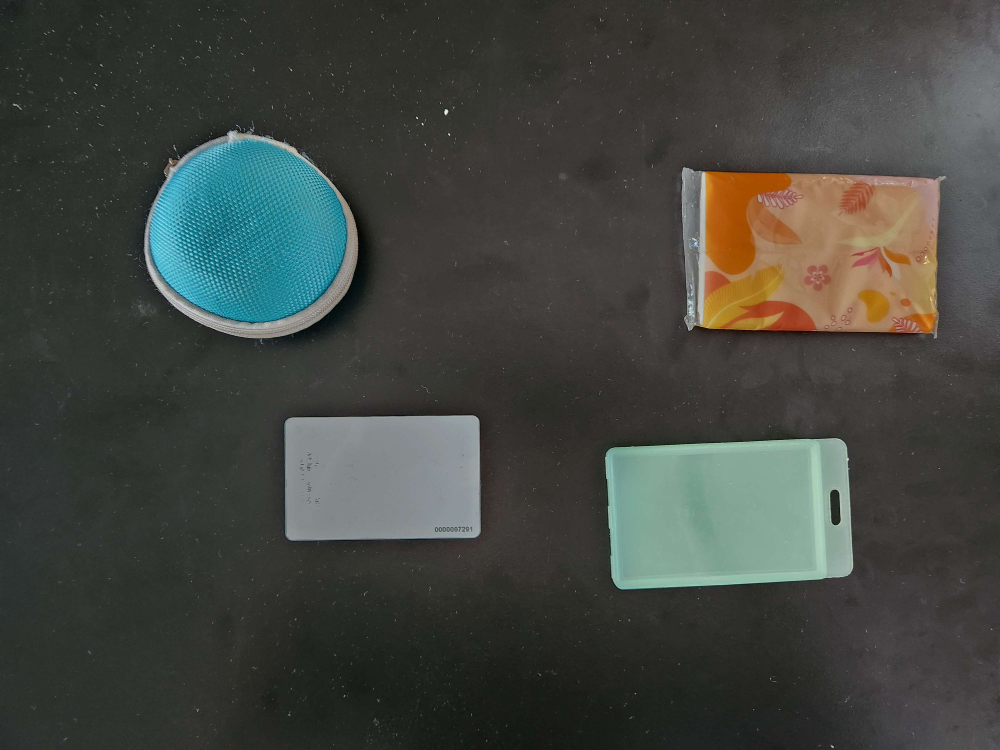
#> input picture image2.jpg, 4000 x 3000 px (shown at 1/4 size)
$ python image2.py
#> lines starting #> are read from the running program, lines starting #| are printed output that depends on the picture; after the words box and inside, x2 and y2 are one past the last pixel; in counts of white or black regions, pixels touching at a corner belong together; long printed decimals are rounded
import cv2
import numpy as np

#denoise
img = cv2.imread("image2.jpg")
#> img is the input picture: shape (3000, 4000, 3); mean B, G, R 64, 69.5, 66.1
img_obj = img
img_copy = img
img_bg = img

grey = cv2.cvtColor(img, cv2.COLOR_BGR2GRAY)

r, c = cv2.threshold(grey, 110, 255, cv2.THRESH_BINARY)
#> c: shape (3000, 4000); 15.2% white; 2985 white regions (2334 under 20 px), largest, box (x1, y1, x2, y2) and area: (2420, 1753, 3413, 2358) 540585, (2726, 669, 3789, 1355) 492233, (1138, 1661, 1924, 2163) 378192
# ker = np.array([[0, 0, 1, 0, 0], [0, 1, 2, 1, 0], [1, 2, -16, 2, 1], [0, 1, 2, 1, 0], [0, 0, 1, 0, 0]])
ker = np.array([[-1, -1, -1, -1, -1], [-1, -1, -1, -1, -1], [-1, -1, 25, -1, -1], [-1, -1, -1, -1, -1], [-1, -1, -1, -1, -1]])


msk = cv2.getStructuringElement(cv2.MORPH_ELLIPSE,(5,5))


img2 = cv2.morphologyEx(c, cv2.MORPH_CLOSE, kernel=msk, iterations=10)
#> img2: shape (3000, 4000); 18.1% white; 747 white regions (605 under 20 px), largest, box (x1, y1, x2, y2) and area: (2717, 88, 4000, 1358) 673391, (516, 484, 1432, 1392) 553699, (2420, 1752, 3413, 2358) 546159
img2 = cv2.medianBlur(img2, 21)
#> img2: shape (3000, 4000); 18% white; 23 white regions (1 under 20 px)
# img2 = cv2.GaussianBlur(img2, (13, 13), 5)
# img2 = cv2.filter2D(img2, -1, ker)
img2 = cv2.resize(img2, None, fx=0.1, fy=0.1)
#> img2: shape (300, 400)
grey = cv2.resize(grey, None, fx=0.1, fy=0.1)
#> grey: shape (300, 400)
img = cv2.resize(img, None, fx=0.1, fy=0.1)
#> img: shape (300, 400, 3)
# img_copy = cv2.resize(img_copy, None, fx=0.1, fy=0.1)
c = cv2.resize(c, None, fx=0.1, fy=0.1)
#> c: shape (300, 400)
################################################ find shape,total and size Start ################################
N, idx, stats, cent = cv2.connectedComponentsWithStats(img2)
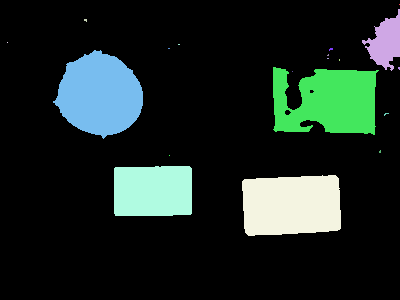
#> idx: shape (300, 400) int32; 20 distinct labels, from 0 to 19; one colour per label, 0 black
#> N = 20; stats = 20 rows, first 6: [0, 0, 400, 300, 98320], [399, 4, 1, 1, 1], [362, 9, 38, 62, 1244], [84, 19, 3, 3, 7], [7, 42, 1, 1, 1], [178, 44, 2, 1, 2]; cent = 20 rows, first 8: [192.3, 152], [399, 4], [385.3, 41.93], [85.14, 19.71], [7, 42], [178.5, 44], [168.5, 48], [330.5, 48.75]
counter = 0

for s in stats:
    x = s[0]
    y = s[1]
    w = s[2]
    h = s[3]

    if w > 40 and w < 120:
        counter += 1
        cv2.rectangle(img, (x, y), (x+w, y+h), (0, 0, 255), 3)
        img_copy[y:y+h, x:x+w, :] = 0
#> this loop made 20 passes
#> (s, x, y, w, h) on passes 1 to 12: ([0, 0, 400, 300, 98320], 0, 0, 400, 300), ([399, 4, 1, 1, 1], 399, 4, 1, 1), ([362, 9, 38, 62, 1244], 362, 9, 38, 62), ([84, 19, 3, 3, 7], 84, 19, 3, 3), ([7, 42, 1, 1, 1], 7, 42, 1, 1), ([178, 44, 2, 1, 2], 178, 44, 2, 1), ([168, 48, 2, 1, 2], 168, 48, 2, 1), ([329, 48, 4, 3, 8], 329, 48, 4, 3), ([53, 50, 90, 89, 5554], 53, 50, 90, 89), ([327, 54, 2, 2, 3], 327, 54, 2, 2), ([327, 58, 2, 1, 2], 327, 58, 2, 1), ([339, 59, 1, 2, 2], 339, 59, 1, 2)
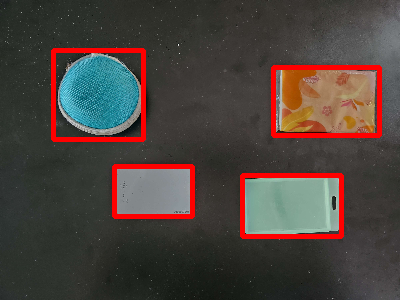
#> img: shape (300, 400, 3); mean B, G, R 60.7, 66, 76.2
#> after the loop, counter = 4

#Contouring
cont,hier = cv2.findContours(img2,cv2.CHAIN_APPROX_SIMPLE,cv2.RETR_TREE)
#> cont = 21 contours, 15 with area under 20; largest, box (x1, y1, x2, y2) and area: (53, 50, 143, 139) 5457, (242, 175, 341, 236) 5392, (273, 67, 379, 135) 5314, (114, 166, 192, 216) 3710, (362, 9, 400, 71) 1158, (284, 109, 292, 116) 29

contour = []
for co in cont:
    print("Area : ", cv2.contourArea(co), ", ---- Perimeter : ",cv2.arcLength(co,True))
    area = cv2.contourArea(co)
    eps=0.06*cv2.arcLength(co,True)
    approx_cont = cv2.approxPolyDP(co,eps,True)
    if area > 1500:
        contour.append(len(approx_cont))

        cv2.drawContours(img,[approx_cont],-1,(255,0,0),5)
#> this loop made 21 passes
#> (area, eps, approx_cont) on passes 1, 2, 9, 14, 20: (5392.5, 17.78, [[338, 178], [244, 179], [245, 232], [339, 229]]), (3710, 14.77, [[191, 168], [114, 168], [115, 215], [191, 213]]), (29, 1.21, [[286, 109], [291, 112], [288, 115], [284, 113]]), (5457, 16.82, [[100, 50], [53, 102], [103, 138], [142, 91]]), (1158.5, 12.08, [[399, 9], [362, 40], [391, 70]])
#> (area, eps) on pass 8: (5314.5, 27.11)
#| Area :  5392.5 , ---- Perimeter :  296.370
#| Area :  3710.0 , ---- Perimeter :  246.218
#| Area :  0.0 , ---- Perimeter :  0.0
#| Area :  0.0 , ---- Perimeter :  4.0
#| Area :  2.0 , ---- Perimeter :  9.301
#| Area :  0.0 , ---- Perimeter :  0.0
#| Area :  0.0 , ---- Perimeter :  4.0
#| Area :  5314.5 , ---- Perimeter :  451.904
#> (further printed lines are left out)
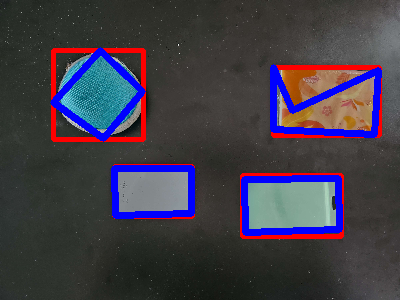
#> img: shape (300, 400, 3); 6.59% of pixels changed, all inside (x1, y1, x2, y2) = (50, 47, 382, 236)
#> after the loop, contour = [4, 4, 5, 4]

triangle = 0
rectangle = 0
circle = 0
for i in contour:
    if i == 3:
        triangle += 1
    elif i == 4:
        rectangle += 1
    else:
        circle += 1
#> this loop made 4 passes
#> (i, circle) on pass 3: (5, 1)
#> i on passes 1 to 2: 4, 4
#> after the loop, circle = 1; rectangle = 3; triangle = 0

grey2 = cv2.cvtColor(img_copy, cv2.COLOR_BGR2GRAY)

r2, c2 = cv2.threshold(grey2, 100, 255, cv2.THRESH_BINARY)
#> c2: shape (3000, 4000); 16.9% white; 3724 white regions (3199 under 20 px), largest, box (x1, y1, x2, y2) and area: (2726, 669, 3790, 1355) 554722, (2420, 1753, 3413, 2358) 541094, (575, 520, 1433, 1354) 380318
c2 = cv2.resize(c2, None, fx=0.1, fy=0.1)
#> c2: shape (300, 400)
print("Number of triangles: ", triangle)
#| Number of triangles:  0
print("Number of rectangles: ", rectangle)
#| Number of rectangles:  3
print("Number of circles: ", circle)
#| Number of circles:  1
print("Number of objects: ", counter)
#| Number of objects:  4

################################################ OBJECT COLOR START ################################
# create a new copy of resized image to count the total number of object in different colour.
img_color = np.copy(img)
# Convert to HSV color space
hsv = cv2.cvtColor(img_color, cv2.COLOR_BGR2HSV)
#> hsv: shape (300, 400, 3); mean H, S, V 49.6, 59.7, 88.1
# Convert RGB color code to BGR color code
rgb_color = np.uint8([[[4, 235, 241]]])
bgr_color = cv2.cvtColor(rgb_color, cv2.COLOR_RGB2BGR)
#> bgr_color = [[241, 235, 4]]

# Convert BGR color code to HSV color space
hsv_color = cv2.cvtColor(bgr_color, cv2.COLOR_BGR2HSV)
#> hsv_color = [[91, 251, 241]]
# Define the range of color in HSV
lower_cyan = np.array([hsv_color[0][0][0]-10, 50, 50])
#> lower_cyan = [81, 50, 50]
upper_cyan = np.array([hsv_color[0][0][0]+10, 255, 255])
#> upper_cyan = [101, 255, 255]

# Threshold the image to get a binary mask of the colour pixels
mask1 = cv2.inRange(hsv, lower_cyan, upper_cyan)
#> mask1: shape (300, 400); 2.9% white; 10 white regions (5 under 20 px), largest, box (x1, y1, x2, y2) and area: (60, 56, 138, 129) 3092, (60, 57, 90, 90) 220, (248, 183, 251, 229) 111, (120, 103, 138, 125) 72, (119, 63, 135, 79) 37


# Apply a morphological closing operation to merge the nearby same colour area
kernel = np.ones((7, 7), np.uint8)
mask1 = cv2.morphologyEx(mask1, cv2.MORPH_CLOSE, kernel, iterations=3)
#> mask1: shape (300, 400); 3.7% white; 2 white regions


# Find contours in the mask
contours1, _ = cv2.findContours(mask1, cv2.RETR_EXTERNAL, cv2.CHAIN_APPROX_SIMPLE)
#> contours1 = 2 contours; box (x1, y1, x2, y2) and area: (59, 56, 138, 129) 4168, (248, 183, 251, 229) 68


# Check color on the image
def checkColor(contour):
    color = 0
    for co in contour:
        area = cv2.contourArea(co)
        eps=0.01*cv2.arcLength(co,True)
        approx_cont = cv2.approxPolyDP(co,eps,True)
        print(area)
        if area >500 and area < 5000:
            cv2.drawContours(img_color,[approx_cont],-1,(255,0,0),5)
            color += 1
#> this loop made 2 passes
#> (area, eps, color) on pass 2: (4168, 2.51, 1)
#> (area, eps, approx_cont) on pass 1: (67.5, 0.934, [[248, 183], [249, 228], [250, 228], [250, 183]])
#| 67.5
#| 4168.0
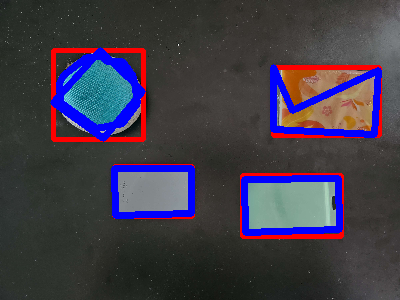
#> img_color: shape (300, 400, 3); 0.84% of pixels changed, all inside (x1, y1, x2, y2) = (56, 54, 141, 131)
#> after the loop, color = 1
    return color


# check object with color Red, green, and blue colour
cyan = checkColor(contours1)
#> cyan = 1
print(cyan)
#| 1

################################################ OBJECT COLOR END ################################
################################################ Extract One By One Start ################################

# Contouring
cont, hier = cv2.findContours(c, cv2.CHAIN_APPROX_SIMPLE, cv2.RETR_TREE)
#> cont = 732 contours, 708 with area under 20; largest, box (x1, y1, x2, y2) and area: (242, 175, 341, 236) 5384, (58, 52, 143, 135) 5338, (273, 67, 378, 135) 5176, (114, 166, 192, 216) 3645, (375, 18, 400, 58) 546

result = []

# create a new copy of resized image to extract object one by one
img_obj = cv2.resize(img_obj, None, fx=0.1, fy=0.1)

#draw contour one by one in new img_obj
for co in cont:
    area = cv2.contourArea(co)
    if area > 1500:
        mask = np.zeros(img_obj.shape[:2], np.uint8)
        cv2.drawContours(mask, [co], -1, 255, -1)
        result.append(cv2.bitwise_and(img_obj, img_obj, mask=mask))
#> this loop made 732 passes
#> area on passes 22 to 24: 5384, 61.5, 3645
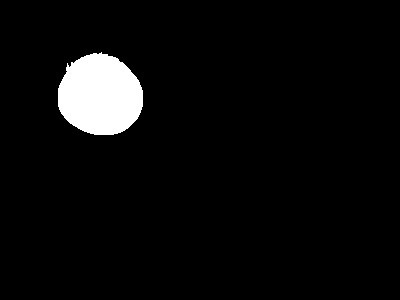
#> mask: shape (300, 400); 4.6% white; 1 white region, box (x1, y1, x2, y2) and area: (58, 52, 143, 135) 5462
#> after the loop, result = 4 items

i = 0
while i < len(result):
    # Display each object in array result one by one
    cv2.imshow("object" + str(i + 1), result[i])
    i = i + 1

################################################ One By One End ################################

################################################ Change BackGround Start ################################
# cv2.imshow("BlackWhite", bw)
# Close the gaps

morp_ker = cv2.getStructuringElement(cv2.MORPH_ELLIPSE, (3, 3))
#> morp_ker = [[0, 1, 0], [1, 1, 1], [0, 1, 0]]
mask = cv2.morphologyEx(img2, cv2.MORPH_CLOSE, kernel=morp_ker, iterations=1)
#cv2.imshow("Morphology Close", mask)

# Fill the region with white color
cv2.floodFill(mask, None, (385, 45), 0)
#> mask: shape (300, 400); min 0, max 255, mean 43.3


# cv2.floodFill(mask, None, (204, 40), (255, 0, 0))
#cv2.imshow("Mask", mask)

# Create a blue background
img_bg = cv2.resize(img_bg, None, fx=0.1, fy=0.1)
blue_bgnd = np.zeros_like(img_bg)
blue_bgnd[:, :, 0] = 255  # blue color
# Copy each object in the image to blue background
cv2.copyTo(img_bg, mask, blue_bgnd)

# Import a background image
table_bgnd = cv2.imread("background.jpg")
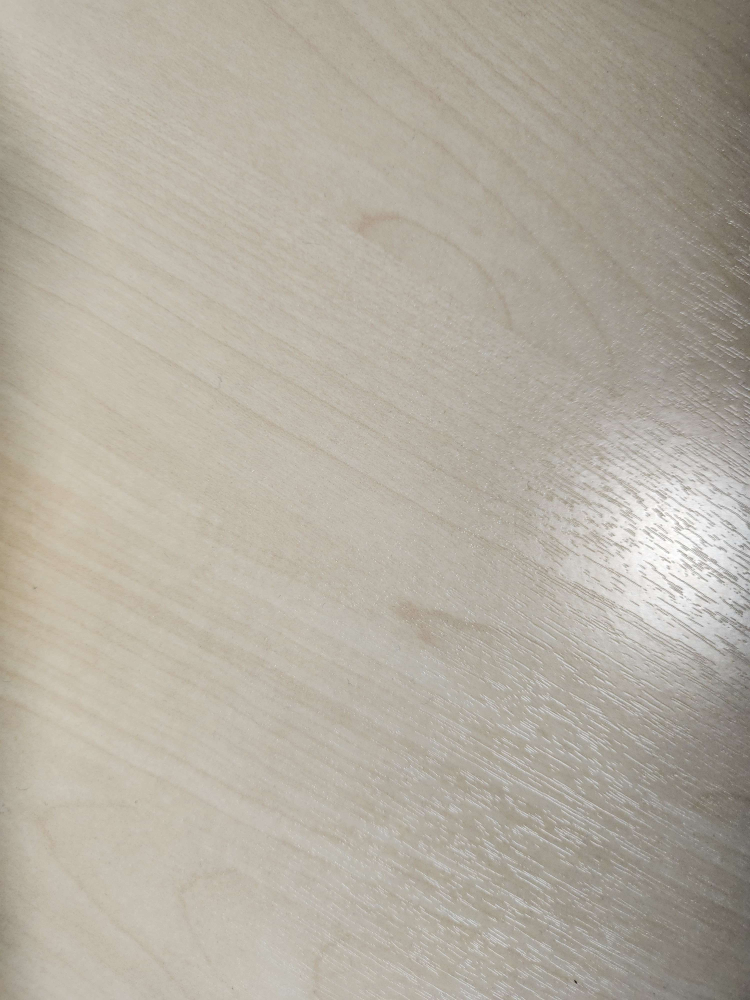
#> input picture background.jpg, 3000 x 4000 px (shown at 1/4 size)
#> table_bgnd is the input picture: shape (4000, 3000, 3); mean B, G, R 161.1, 173.2, 179.7
height, width = img_bg.shape[:2]
#> height = 300; width = 400
table_bgnd = cv2.resize(table_bgnd, (width, height))
#> table_bgnd: shape (300, 400, 3)
# Copy each object in the image to background image
cv2.copyTo(img_bg, mask, table_bgnd)
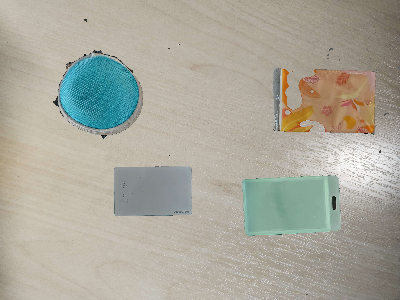
#> table_bgnd: shape (300, 400, 3); mean B, G, R 156.2, 168.1, 169.9

cv2.imshow("Blue Background", blue_bgnd)
cv2.imshow("Table Background", table_bgnd)

################################################ Change BackGround End ################################

cv2.imshow("original", img)
cv2.imshow("black", c)
cv2.imshow("ori", grey)
cv2.imshow("lena2", img2)
cv2.imshow("img_color", img_color)
cv2.imshow("img_copy", img_copy)
cv2.imshow("c2", c2)
cv2.imshow("mask", mask)
cv2.waitKey(0)
